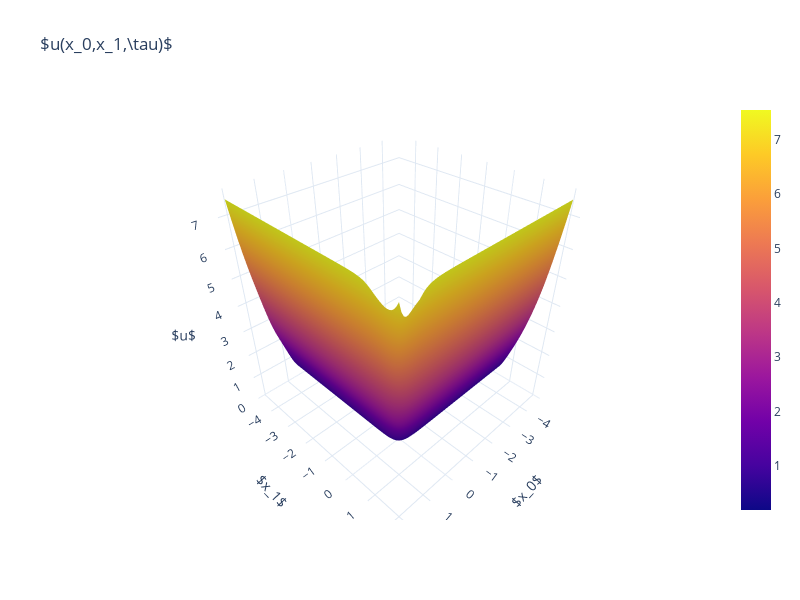

Notebook code cell kept with this figure:
### Code cell
plot_solution_surface(model, params, assets, device, backend='plotly')
